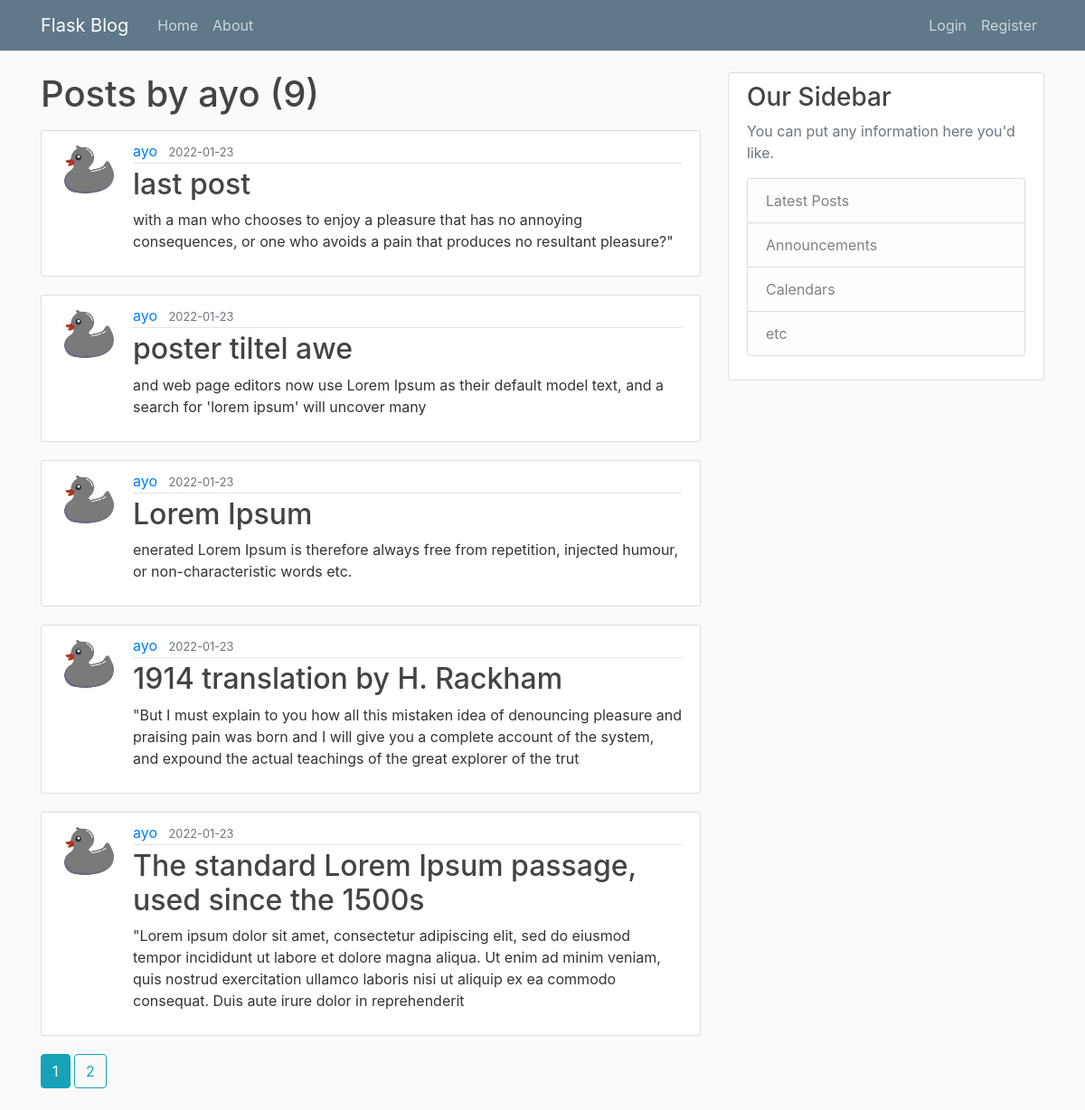
The app's page /user/ayo with its own data.
### flaskblog/models.py (models this page shows, shortened)
class User(db.Model, UserMixin):
    id = db.Column(db.Integer, primary_key=True)
    username = db.Column(db.String(20), unique=True, nullable=False)
    email = db.Column(db.String(120), unique=True, nullable=False)
    image_file = db.Column(db.String(20), nullable=False, default='default.jpg')
    password = db.Column(db.String(60), nullable=False)
    posts = db.relationship('Post', backref='author', lazy=True)

class Post(db.Model):
    id = db.Column(db.Integer, primary_key=True)
    title = db.Column(db.String(100), nullable=False)
    date_posted = db.Column(db.DateTime, nullable=False, default=datetime.utcnow)
    content = db.Column(db.Text, nullable=False)
    user_id = db.Column(db.Integer, db.ForeignKey('user.id'), nullable=False)

### flaskblog/routes.py (the view)
@app.route("/user/<string:username>")
def user_posts(username):
    page = request.args.get('page', 1, type=int)
    user = User.query.filter_by(username=username).first_or_404()
    posts = Post.query.filter_by(author=user)\
            .order_by(Post.date_posted.desc())\
            .paginate(page=page, per_page=5)
    return render_template('user_posts.html', posts=posts, user=user)

### flaskblog/templates/user_posts.html
{% extends "layout.html" %}
{% block content %}
    <h1 class="mb-3">Posts by {{ user.username }} ({{ posts.total }})</h1>
    {% for post in posts.items %}
        <article class="media content-section">
            <img class="rounded-circle article-img" src="{{ url_for('static', filename='profile_pics/' + post.author.image_file) }}">
            <div class="media-body">
                <div class="article-metadata">
                    <a class="mr-2" href="{{ url_for('user_posts', username=post.author.username) }}">{{ post.author.username }}</a>
                    <small class="text-muted">{{ post.date_posted.strftime('%Y-%m-%d') }}</small>
                </div>
                <h2><a class="article-title" href="{{ url_for('post', post_id=post.id) }}">{{ post.title }}</a></h2>
                <p class="article-content">{{ post.content }}</p>
            </div>
        </article>
        {% endfor %}
    {% for page_num in posts.iter_pages(left_edge=1, right_edge=1, left_current=1, right_current=2) %}
        {% if page_num %}
            {% if posts.page == page_num %}
                <a class="btn btn-info mb-4" href="{{ url_for('user_posts', username=user.username, page=page_num) }}">{{ page_num }}</a>
            {% else %}
                <a class="btn btn-outline-info mb-4" href="{{ url_for('user_posts', username=user.username, page=page_num) }}">{{ page_num }}</a>
            {% endif %}
        {% else %}
            ...
        {% endif %}
    {% endfor %}
{% endblock content %}

### flaskblog/templates/layout.html (shortened to what this page needs)
<!DOCTYPE html>
<html lang="en">
<head>
    <link rel="stylesheet" href="https://stackpath.bootstrapcdn.com/bootstrap/4.3.1/css/bootstrap.min.css">
    <link rel="stylesheet" type="text/css" href="{{ url_for('static', filename='main.css') }}">
</head>
<body>
    <header class="site-header">
        <nav class="navbar navbar-expand-md navbar-dark bg-steel fixed-top">
          <div class="container">
            <a class="navbar-brand mr-4" href="/">Flask Blog</a>
            <div class="collapse navbar-collapse" id="navbarToggle">
              <div class="navbar-nav mr-auto">
                <a class="nav-item nav-link" href="{{ url_for('home') }}">Home</a>
                <a class="nav-item nav-link" href="{{ url_for('about') }}">About</a>
              </div>
              <div class="navbar-nav">
                {% if current_user.is_authenticated %}
                  <a class="nav-item nav-link" href="{{ url_for('new_post') }}">New Post</a>
                  <a class="nav-item nav-link" href="{{ url_for('account') }}">Account</a>
                  <a class="nav-item nav-link" href="{{ url_for('logout') }}">Logout</a>
                {% else %}
                  <a class="nav-item nav-link" href="{{ url_for('login') }}">Login</a>
                  <a class="nav-item nav-link" href="{{ url_for('register') }}">Register</a>
                {% endif %}
              </div>
            </div>
          </div>
        </nav>
      </header>
    <main role="main" class="container">
        <div class="row">
            <div class="col-md-8">
            {% block content %}{% endblock %}
            </div>
            <div class="col-md-4">
            <div class="content-section">
                <h3>Our Sidebar</h3>
                <p class='text-muted'>You can put any information here you'd like.
                <ul class="list-group">
                    <li class="list-group-item list-group-item-light">Latest Posts</li>
                    <li class="list-group-item list-group-item-light">Announcements</li>
                    <li class="list-group-item list-group-item-light">Calendars</li>
                    <li class="list-group-item list-group-item-light">etc</li>
                </ul>
                </p>
            </div>
            </div>
        </div>
    </main>
</body>
</html>

### flaskblog/static/main.css (style rules this page uses)
body { background: #fafafa; color: #333333; margin-top: 5rem; }
h1, h2, h3, h4, h5, h6 { color: #444444; }
.bg-steel { background-color: #5f788a; }
.site-header .navbar-nav .nav-link { color: #cbd5db; }
.content-section { background: #ffffff; padding: 10px 20px; border: 1px solid #dddddd; border-radius: 3px; margin-bottom: 20px; }
.article-title { color: #444444; }
.article-content { white-space: pre-line; }
.article-img { height: 65px; width: 65px; margin-right: 16px; }
.article-metadata { padding-bottom: 1px; margin-bottom: 4px; border-bottom: 1px solid #e3e3e3 }

### records on screen
User: username "ayo"
Post: image_file (picture), author.username "ayo", date_posted "2022-01-23", title "last post", content "with a man who chooses to enjoy a pleasure that has no annoying consequences, or one who avoids a pain that produces no resultant pleasure?\""
Post: image_file (picture), author.username "ayo", date_posted "2022-01-23", title "poster tiltel awe", content "and web page editors now use Lorem Ipsum as their default model text, and a search for 'lorem ipsum' will uncover many"
Post: image_file (picture), author.username "ayo", date_posted "2022-01-23", title "Lorem Ipsum", content "enerated Lorem Ipsum is therefore always free from repetition, injected humour, or non-characteristic words etc."
Post: image_file (picture), author.username "ayo", date_posted "2022-01-23", title "1914 translation by H. Rackham", content "\"But I must explain to you how all this mistaken idea of denouncing pleasure and praising pain was born and I will give you a complete account of the system, and expound the actual teachings of the great explorer of the trut"
Post: image_file (picture), author.username "ayo", date_posted "2022-01-23", title "The standard Lorem Ipsum passage, used since the 1500s", content "\"Lorem ipsum dolor sit amet, consectetur adipiscing elit, sed do eiusmod tempor incididunt ut labore et dolore magna aliqua. Ut enim ad minim veniam, quis nostrud exercitation ullamco laboris nisi ut aliquip ex ea commodo consequat. Duis aute irure dolor in reprehenderit"

### other values on screen
{{ posts.total }} "9"
{{ page_num }} "1"
{{ page_num }} "2"
